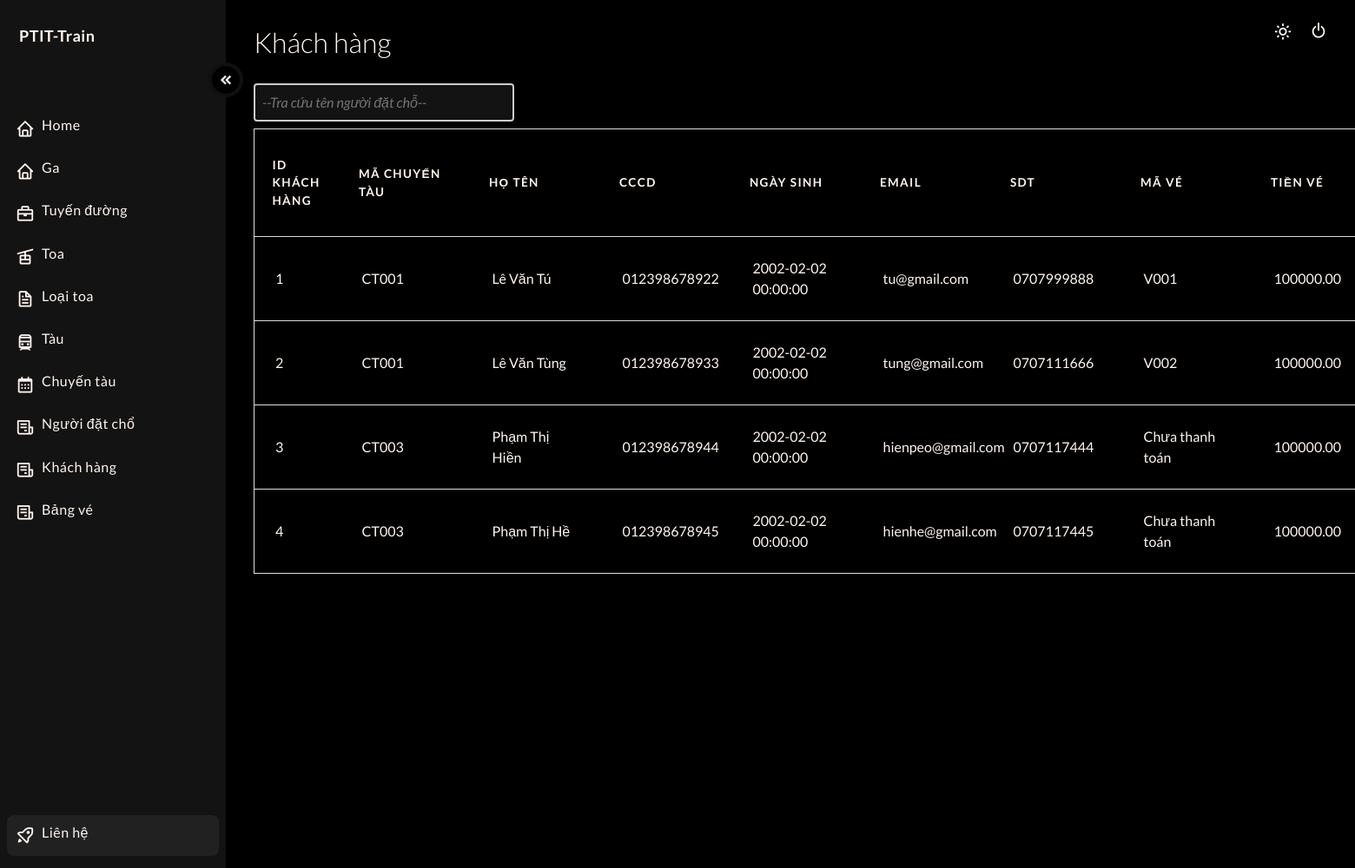
Screenshot of /?type=admin&page=khachhang (signed in) with the database file from the repository.
### tables this page shows
CREATE TABLE Ve(
  `MaVe` VARCHAR(20) PRIMARY KEY,
  `MaChuyenTau` VARCHAR(20),
  `MaChoNgoi` VARCHAR(20),
  FOREIGN KEY (`MaChuyenTau`) REFERENCES `ChuyenTau`(`MaChuyenTau`),
  FOREIGN KEY (`MaChoNgoi`) REFERENCES `ChoNgoi`(`MaChoNgoi`)
);

### src/controller/Controller.php (called while the page is built, shortened)
<?php
    class Controller{
        public function menu_bar(){
            include 'view/admin/menu_bar_admin.php';
        }
    }
?>

### src/index.php (called while the page is built)
<?php
    require 'route.php';
?>

### src/controller/KhachHangController.php (called while the page is built, shortened)
<?php
    class KhachHangController{
        public function index($data){
            include './module/KhachHangModule/KhachHang.php';
            $arrKH = (new KhachHang)->load();
            include './view/admin/dashboard_khachhang.php';
		}
    }
?>

### src/module/db.php (called while the page is built, shortened)
<?php
    class DB{
        private function conn() {
            $connectionString = "mysql:host=" . getenv('MYSQL_HOSTNAME') . ";dbname=" . getenv('MYSQL_DATABASE');
            $conn = new \PDO($connectionString, getenv('MYSQL_USER'), getenv('MYSQL_PASSWORD'));
            $conn->setAttribute(PDO::ATTR_ERRMODE, PDO::ERRMODE_EXCEPTION);
            return $conn;
        }
        public function select($sql, $params = null)
        {
            $connect = $this->conn();
            if($params != null){
                $res = $connect->prepare($sql);
                $res->execute($params);
            }
            else {
                $res = $connect->query($sql);
            }
            $res->setFetchMode(PDO::FETCH_ASSOC);
            return $res;
        }
    }
?>

### src/module/KhachHangModule/KhachHang.php (called while the page is built, shortened)
<?php
    include_once "./module/db.php";
    include_once "KhachHangObject.php";
        class KhachHang{
            function load(){
                try {
                    $db = new DB();
                    $sql = "select tmp.*, v.MaVe from (
                        select kh.*, ndc.HoTen as HoTenNguoiDatCho
                        from KhachHang as kh, NguoiDatCho as ndc
                        where kh.ID_NguoiDatCho = ndc.ID_NguoiDatCho
                        ) as tmp
                        left join Ve as v
                        on tmp.MaChoNgoi = v.MaChoNgoi";
                    $sth = $db->select($sql);
                    $arr = [];
                    while($row = $sth->fetch()) {
                        $obj = new KhachHangObject($row);
                        $arr[] = $obj;
                    }
                        return $arr;
                    }
                catch (PDOException $e) {
                    return  $sql . "<br>" . $e->getMessage();
                }
            }
        }
?>

### src/module/KhachHangModule/KhachHangObject.php (called while the page is built, shortened)
<?php
    class KhachHangObject{
        private $ID_KH;
        private $HoTen_KH;
        private $CCCD_KH;
        private $SDT_KH;
        private $Email_KH;
        private $NgaySinh;
        private $TienVe;
        private $MaVe;
        private $MaChuyenTau;
        public function __construct($row)
        {
            $this->ID_KH = $row['ID_KhachHang'];
            $this->HoTen_KH = $row['HoTen'];
            $this->CCCD_KH = $row['CCCD'];
            $this->SDT_KH = $row['SDT'];
            $this->Email_KH = $row['Email'];
            $this->NgaySinh = $row['NgaySinh'];
            $this->TienVe = $row['TienVe'];
            $this->MaVe = $row['MaVe'];
            $this->MaChuyenTau = $row['MaChuyenTau'];
        }
        public function getID_KH()
        {
                return $this->ID_KH;
        }
        public function getHoTen_KH()
        {
                return $this->HoTen_KH;
        }
        public function getCCCD_KH()
        {
                return $this->CCCD_KH;
        }
        public function getSDT_KH()
        {
                return $this->SDT_KH;
        }
        public function getEmail_KH()
        {
                return $this->Email_KH;
        }
        public function getNgaySinh()
        {
                return $this->NgaySinh;
        }
        public function getMaChuyenTau()
        {
                return $this->MaChuyenTau;
        }
        public function getTienVe()
        {
                return $this->TienVe;
        }
        public function getMaVe()
        {
                return $this->MaVe;
        }
    }
?>

### src/view/admin/dashboard_khachhang.php (the view, shortened to what this page needs)
  <main>
    <header>
      <div class="text">
        <h2>Khách hàng</h2>
<table id="myTable">
<div class="search-container left">
    <input value="<?php echo $data; ?>" type="text" id="search-input" style="font-style: italic;background-color:var(--accent-clr); color: var(--text);" placeholder="--Tra cứu tên người đặt chỗ--">
</div>
  <thead>
    <tr>
      <th scope="col" width="100px" style="text-align: left !important;">ID khách hàng</th>
      <th scope="col" width="150px" style="text-align: left !important;">Mã chuyến tàu</th>
      <th scope="col" width="150px" style="text-align: left !important;">Họ tên</th>
      <th scope="col" width="150px" style="text-align: left !important;">CCCD</th>
      <th scope="col" width="150px" style="text-align: left !important;">Ngày sinh</th>
      <th scope="col" width="150px" style="text-align: left !important;">Email</th>
      <th scope="col" width="150px" style="text-align: left !important;">SDT</th>
      <th scope="col" width="150px" style="text-align: left !important;">Mã vé</th>
      <th scope="col" width="150px" style="text-align: left !important;">Tiền vé</th>
    </tr>
  </thead>
  <tbody>
    <?php foreach($arrKH as $each): ?>
    <tr>
      <td data-label="id"><?php echo $each->getID_KH(); ?></td>
      <td data-label="train-code"><?php echo $each->getMaChuyenTau(); ?></td>
      <td data-label="name"><?php echo $each->getHoTen_KH(); ?></td>
      <td data-label="cccd"><?php echo $each->getCCCD_KH(); ?></td>
      <td data-label="birthday"><?php echo $each->getNgaySinh(); ?></td>
      <td data-label="email"><?php echo $each->getEmail_KH(); ?></td>
      <td data-label="sdt"><?php echo $each->getSDT_KH(); ?></td>
      <td data-label="ticketcode" value="<?php echo ($each->getMaVe() !== null) ? $each->getMaVe() : 0; ?>">
        <?php
        echo ($each->getMaVe() !== null) ? $each->getMaVe() : "Chưa thanh toán";
        ?>
      </td>
      <td data-label="ticketcost"><?php echo $each->getTienVe(); ?></td>
    </tr>
    <?php endforeach; ?>
  </tbody>
</table>
      </div>
      <div>
        <button style="position: absolute; top: 21px; right: 60px;" id="theme_switch">
          <i class='bx bx-sun'></i>
        </button>
      </div>
      <div>
        <button class="log" id="theme_switch">
          <i style="margin-left: 8px; position: absolute; margin-left: 8px;top: 24px;right: 23px;" class='bx bx-power-off'></i>
        </button>
      </div>
    </header>
  </main>
</div>
</body>
</html>

### src/route.php (shortened to what this page needs)
<?php
   require_once 'controller/Controller.php';
   require_once 'controller/KhachHangController.php';
    $action = $_GET['action'] ?? 'index';
    $page = $_GET['page'] ?? 'base';
    $type = $_GET['type'] ?? '';
    $data = $_GET['data'] ?? '';
    switch($type){
		case 'admin':
			switch($page){
                case 'khachhang':
                    switch($action){
                        case 'index':
                            (new Controller)->menu_bar();
                            (new KhachHangController)->index($data);
                            break;
                    }
                    break;
			}
            break;
	}
?>

### src/view/admin/menu_bar_admin.php (shortened to what this page needs)
<!DOCTYPE html>
<html>
<head>
  <link rel="stylesheet" href="https://weareoutman.github.io/clockpicker/dist/jquery-clockpicker.min.css"></link>
  <link rel="stylesheet" href="https://unpkg.com/sweetalert2@11.0.0/dist/sweetalert2.min.css">
  <link href="https://unpkg.com/bootstrap@5.2.3/dist/css/bootstrap.min.css" rel="stylesheet">
	<link href='https://unpkg.com/boxicons@2.1.4/css/boxicons.min.css' rel='stylesheet'>
	<link rel="stylesheet" href="https://cdnjs.cloudflare.com/ajax/libs/font-awesome/4.7.0/css/font-awesome.min.css">
	<link rel="stylesheet" type="text/css" href="/view/css/dashboard.css">
    	<link rel="stylesheet" href="/view/css/train.css">
</head>
<body>
<div id="page_wrapper">
  <div id="sidenav" class="sidenav">
    <div class="sidenav_header">
      <div class="logo_section">
        <h3>PTIT-Train</h3>
      </div>
      <a href="?type=admin&page=home_admin" class="sidenav_link home">
        <i class='bx bx-home'></i>
        <h3>Home</h3>
      </a>
      <a href="?type=admin&page=ga" class="sidenav_link ga">
        <i class='bx bx-home'></i>
        <h3>Ga</h3>
      </a>
      <a href="?type=admin&page=tuyenduong" class="sidenav_link tuyenduong">
        <i class='bx bx-briefcase'></i>
        <h3>Tuyến đường</h3>
      </a>
      <a href="?type=admin&page=toa" class="sidenav_link toa">
        <i class='bx bx-cable-car'></i>
        <h3>Toa</h3>
      </a>
      <a href="?type=admin&page=loaitoa" class="sidenav_link loaitoa">
        <i class='bx bx-file'></i>
        <h3>Loại toa</h3>
      </a>
      <a href="?type=admin&page=tau" class="sidenav_link tau">
        <i class='bx bx-train'></i>
        <h3>Tàu</h3>
      </a>
      <a href="?type=admin&page=chuyentau" class="sidenav_link chuyentau">
        <i class='bx bx-calendar'></i>
        <h3>Chuyến tàu</h3>
      </a>
      <a href="?type=admin&page=nguoidatcho" class="sidenav_link nguoidatcho">
        <i class='bx bx-receipt'></i>
        <h3>Người đặt chổ</h3>
      </a>
      <a href="?type=admin&page=khachhang" class="sidenav_link khachhang">
        <i class='bx bx-receipt'></i>
        <h3>Khách hàng</h3>
      </a>
      <a href="?type=admin&page=bangve" class="sidenav_link bangve">
        <i class='bx bx-receipt'></i>
        <h3>Bảng vé</h3>
      </a>
    </div>
    <div class="sidenav_footer">
      <a href="?type=admin&page=lienhe" class="sidenav_link lienhe">
        <i class='bx bx-rocket'></i>
        <h3>Liên hệ</h3>
      </a>
  </div>
      <button id="nav_collapse_btn">
        <i class='bx bxs-chevrons-left'></i>
      </button>
</div>

### src/view/css/dashboard.css (style rules this page uses)
body { margin: 0px; padding: 0px; }
:root { --accent-clr: #131313; --accent-dark: #000000; --accent-light: rgba(155, 155, 155, .1); --text: seashell; }
#page_wrapper { height: 125vh; display: grid; grid-template-columns: 260px 1fr; font-family: 'Lato', sans-serif; box-sizing: border-box; background-color: var(--accent-dark); }
.sidenav { background-color: var(--accent-clr); height: 125vh; padding-inline: 8px; display: flex; flex-direction: column; position: relative; justify-content: space-between; }
.sidenav_link { display: flex; align-items: center; padding: 10px; margin-bottom: 2px; }
.sidenav_link.active { font-weight: 700; background-color: var(--accent-light); border-radius: 8px; }
.sidenav_link i { color: var(--text); }
.logo_section { height: 60px; margin-top: 16px; display: flex; align-items: center; margin-bottom: 48px; padding-inline: 14px; }
.logo_section h3 { font-weight: bold;font-size: 18px; }
#nav_collapse_btn { position: absolute; top: 72px; left: 240px; transition: 250ms ease-out; background-color: var(--accent-dark); border-radius: 99px; display: flex; align-items: center; justify-content: center; border: 4px solid var(--accent-light); height: 40px; width: 40px; cursor: pointer; }
#nav_collapse_btn > i { color: var(--text); font-size: 18px; margin-left: 8px; }
.bx { font-size: 22px;margin-right: 8px; }
h3 { color: var(--text); font-size: 16px; letter-spacing: .5px; }
a { text-decoration: none; }
.bx-calendar { position: relative; }
.sidenav_footer { margin-bottom: 12px; }
main { padding-inline: 32px; }
header { margin-top: 30px; display: flex; justify-content: space-between; }
h2 { font-size: 32px; font-weight: 300; margin-bottom: 12px; color: var(--text); }
#theme_switch { background-color: transparent; border: none; color: var(--text); display: flex; justify-content: center; align-items: center; cursor: pointer; border-radius: 8px; padding: 4px; }
.bx-sun { color: var(--text); padding-left: 8px; }
table { border-collapse: collapse; margin: 0; padding: 0; width: 100%; table-layout: fixed; color: var(--text); border-spacing: 0 15px; }
table tr { background-color:transparent; border: 1px solid #ddd!important; padding: .35em; margin-bottom: 10px; }
table th, table td { padding: 1.5em; text-align: left; }
table th { font-size: .85em; letter-spacing: .1em; text-transform: uppercase; }
input[type=text] { width: 100%; padding: 12px 20px; margin: 8px 0; box-sizing: border-box; border: 2px solid #ccc; border-radius: 4px; background-color: #f8f8f8; font-size: 16px; }
.search-container { margin-top: 20px; text-align: center; }
.left { text-align: left; }
#search-input { padding: 8px; width: 300px; }

### rows the page displays
ve: ID_KH "1", MaChuyenTau "CT001", HoTen_KH "Lê Văn Tú", CCCD_KH "012398678922", NgaySinh "2002-02-02 00:00:00", Email_KH "tu@gmail.com", SDT_KH "0707999888", MaVe "V001", TienVe "100000.00"
ve: ID_KH "2", MaChuyenTau "CT001", HoTen_KH "Lê Văn Tùng", CCCD_KH "012398678933", NgaySinh "2002-02-02 00:00:00", Email_KH "tung@gmail.com", SDT_KH "0707111666", MaVe "V002", TienVe "100000.00"

### other values shown
$each->getID_KH() "3"
$each->getMaChuyenTau() "CT003"
$each->getHoTen_KH() "Phạm Thị Hiền"
$each->getCCCD_KH() "012398678944"
$each->getNgaySinh() "2002-02-02 00:00:00"
$each->getEmail_KH() "hienpeo@gmail.com"
$each->getSDT_KH() "0707117444"
$each->getTienVe() "100000.00"
$each->getID_KH() "4"
$each->getHoTen_KH() "Phạm Thị Hề"
$each->getCCCD_KH() "012398678945"
$each->getEmail_KH() "hienhe@gmail.com"
$each->getSDT_KH() "0707117445"
